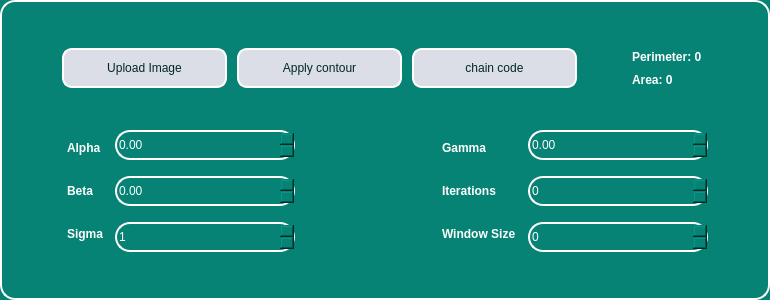
            <widget class="QFrame" name="framebig">
             <property name="sizePolicy">
              <sizepolicy hsizetype="Expanding" vsizetype="Maximum">
               <horstretch>0</horstretch>
               <verstretch>0</verstretch>
              </sizepolicy>
             </property>
             <property name="minimumSize">
              <size>
               <width>0</width>
               <height>300</height>
              </size>
             </property>
             <property name="maximumSize">
              <size>
               <width>16777215</width>
               <height>300</height>
              </size>
             </property>
             <property name="styleSheet">
              <string notr="true">background-color: rgb(37, 42, 64);
background-color: rgb(6,131,116,255);

color: rgb(255, 255, 255);
border-radius: 15px;
box-shadow : 0px 4px 20px rgba(0, 0, 0, 0.6);
border : 2px solid rgb(255, 255, 255); </string>
             </property>
             <property name="frameShape">
              <enum>QFrame::StyledPanel</enum>
             </property>
             <property name="frameShadow">
              <enum>QFrame::Raised</enum>
             </property>
             <layout class="QGridLayout" name="gridLayout_5">
              <property name="leftMargin">
               <number>20</number>
              </property>
              <property name="rightMargin">
               <number>20</number>
              </property>
              <item row="0" column="1" colspan="5">
               <layout class="QHBoxLayout" name="horizontalLayout_3">
                <property name="spacing">
                 <number>10</number>
                </property>
                <item>
                 <widget class="QPushButton" name="upload_image_contour">
                  <property name="sizePolicy">
                   <sizepolicy hsizetype="Preferred" vsizetype="Fixed">
                    <horstretch>0</horstretch>
                    <verstretch>0</verstretch>
                   </sizepolicy>
                  </property>
                  <property name="minimumSize">
                   <size>
                    <width>165</width>
                    <height>40</height>
                   </size>
                  </property>
                  <property name="maximumSize">
                   <size>
                    <width>200</width>
                    <height>16777215</height>
                   </size>
                  </property>
                  <property name="cursor">
                   <cursorShape>OpenHandCursor</cursorShape>
                  </property>
                  <property name="styleSheet">
                   <string notr="true">font: italic 10pt &quot;Georgia&quot;;
background-color: rgb(57, 143, 252);
background-color: rgb(219,222,230);

color: rgb(255, 255, 255);
color: rgb(2, 39, 35);
buttoon-shadow: 2px 2px 5px rgb(0, 0, 0);
border-radius: 10px;</string>
                  </property>
                  <property name="text">
                   <string>Upload Image</string>
                  </property>
                 </widget>
                </item>
                <item>
                 <widget class="QPushButton" name="apply_contour_button">
                  <property name="sizePolicy">
                   <sizepolicy hsizetype="Preferred" vsizetype="Fixed">
                    <horstretch>0</horstretch>
                    <verstretch>0</verstretch>
                   </sizepolicy>
                  </property>
                  <property name="minimumSize">
                   <size>
                    <width>165</width>
                    <height>40</height>
                   </size>
                  </property>
                  <property name="maximumSize">
                   <size>
                    <width>200</width>
                    <height>16777215</height>
                   </size>
                  </property>
                  <property name="cursor">
                   <cursorShape>OpenHandCursor</cursorShape>
                  </property>
                  <property name="styleSheet">
                   <string notr="true">font: italic 10pt &quot;Georgia&quot;;
background-color: rgb(57, 143, 252);
background-color: rgb(219,222,230);

color: rgb(255, 255, 255);
color: rgb(2, 39, 35);
buttoon-shadow: 2px 2px 5px rgb(0, 0, 0);
border-radius: 10px;</string>
                  </property>
                  <property name="text">
                   <string>Apply contour</string>
                  </property>
                 </widget>
                </item>
                <item>
                 <widget class="QPushButton" name="chaincode_button">
                  <property name="minimumSize">
                   <size>
                    <width>165</width>
                    <height>40</height>
                   </size>
                  </property>
                  <property name="maximumSize">
                   <size>
                    <width>80</width>
                    <height>16777215</height>
                   </size>
                  </property>
                  <property name="cursor">
                   <cursorShape>OpenHandCursor</cursorShape>
                  </property>
                  <property name="styleSheet">
                   <string notr="true">font: italic 10pt &quot;Georgia&quot;;
background-color: rgb(57, 143, 252);
background-color: rgb(219,222,230);

color: rgb(255, 255, 255);
color: rgb(2, 39, 35);
buttoon-shadow: 2px 2px 5px rgb(0, 0, 0);
border-radius: 10px;</string>
                  </property>
                  <property name="text">
                   <string>chain code</string>
                  </property>
                 </widget>
                </item>
                <item>
                 <spacer name="horizontalSpacer_5">
                  <property name="orientation">
                   <enum>Qt::Horizontal</enum>
                  </property>
                  <property name="sizeHint" stdset="0">
                   <size>
                    <width>40</width>
                    <height>20</height>
                   </size>
                  </property>
                 </spacer>
                </item>
                <item>
                 <layout class="QVBoxLayout" name="verticalLayout_11">
                  <property name="spacing">
                   <number>5</number>
                  </property>
                  <item>
                   <widget class="QLabel" name="perimeter_label">
                    <property name="sizePolicy">
                     <sizepolicy hsizetype="Fixed" vsizetype="Fixed">
                      <horstretch>0</horstretch>
                      <verstretch>0</verstretch>
                     </sizepolicy>
                    </property>
                    <property name="styleSheet">
                     <string notr="true">color: rgb(255, 255, 255);
font: 10pt &quot;MS Shell Dlg 2&quot;;
border : 2px solid rgb(6,131,116,255);
font-weight: bold;</string>
                    </property>
                    <property name="text">
                     <string>Perimeter: 0</string>
                    </property>
                   </widget>
                  </item>
                  <item>
                   <widget class="QLabel" name="area_label">
                    <property name="sizePolicy">
                     <sizepolicy hsizetype="Fixed" vsizetype="Fixed">
                      <horstretch>0</horstretch>
                      <verstretch>0</verstretch>
                     </sizepolicy>
                    </property>
                    <property name="styleSheet">
                     <string notr="true">color: rgb(255, 255, 255);
font: 10pt &quot;MS Shell Dlg 2&quot;;
border : 2px solid rgb(6,131,116,255);
font-weight: bold;</string>
                    </property>
                    <property name="text">
                     <string>Area: 0</string>
                    </property>
                   </widget>
                  </item>
                 </layout>
                </item>
               </layout>
              </item>
              <item row="3" column="2">
               <layout class="QVBoxLayout" name="verticalLayout_8">
                <property name="spacing">
                 <number>16</number>
                </property>
                <item>
                 <widget class="QDoubleSpinBox" name="alpha_snake">
                  <property name="minimumSize">
                   <size>
                    <width>180</width>
                    <height>30</height>
                   </size>
                  </property>
                  <property name="minimum">
                   <double>0.000000000000000</double>
                  </property>
                 </widget>
                </item>
                <item>
                 <widget class="QDoubleSpinBox" name="beta_snake">
                  <property name="minimumSize">
                   <size>
                    <width>0</width>
                    <height>30</height>
                   </size>
                  </property>
                  <property name="minimum">
                   <double>0.000000000000000</double>
                  </property>
                 </widget>
                </item>
                <item>
                 <widget class="QSpinBox" name="sigma_snake">
                  <property name="minimumSize">
                   <size>
                    <width>0</width>
                    <height>30</height>
                   </size>
                  </property>
                  <property name="minimum">
                   <number>1</number>
                  </property>
                  <property name="maximum">
                   <number>100</number>
                  </property>
                 </widget>
                </item>
               </layout>
              </item>
              <item row="3" column="5">
               <layout class="QVBoxLayout" name="verticalLayout_10">
                <property name="spacing">
                 <number>16</number>
                </property>
                <item>
                 <widget class="QDoubleSpinBox" name="gamma_snake">
                  <property name="minimumSize">
                   <size>
                    <width>180</width>
                    <height>30</height>
                   </size>
                  </property>
                  <property name="styleSheet">
                   <string notr="true"/>
                  </property>
                 </widget>
                </item>
                <item>
                 <widget class="QSpinBox" name="iterations_snake">
                  <property name="minimumSize">
                   <size>
                    <width>0</width>
                    <height>30</height>
                   </size>
                  </property>
                  <property name="maximum">
                   <number>1000</number>
                  </property>
                 </widget>
                </item>
                <item>
                 <widget class="QSpinBox" name="window_size_snake">
                  <property name="minimumSize">
                   <size>
                    <width>0</width>
                    <height>30</height>
                   </size>
                  </property>
                 </widget>
                </item>
               </layout>
              </item>
              <item row="3" column="1">
               <layout class="QVBoxLayout" name="verticalLayout_4">
                <property name="spacing">
                 <number>16</number>
                </property>
                <item>
                 <widget class="QLabel" name="label_21">
                  <property name="sizePolicy">
                   <sizepolicy hsizetype="Fixed" vsizetype="Fixed">
                    <horstretch>0</horstretch>
                    <verstretch>0</verstretch>
                   </sizepolicy>
                  </property>
                  <property name="styleSheet">
                   <string notr="true">color: rgb(255, 255, 255);
font: 10pt &quot;MS Shell Dlg 2&quot;;
border : 2px solid rgb(6,131,116,255);
font-weight: bold;</string>
                  </property>
                  <property name="text">
                   <string>Alpha</string>
                  </property>
                 </widget>
                </item>
                <item>
                 <widget class="QLabel" name="label_22">
                  <property name="sizePolicy">
                   <sizepolicy hsizetype="Fixed" vsizetype="Fixed">
                    <horstretch>0</horstretch>
                    <verstretch>0</verstretch>
                   </sizepolicy>
                  </property>
                  <property name="styleSheet">
                   <string notr="true">color: rgb(255, 255, 255);
font: 10pt &quot;MS Shell Dlg 2&quot;;
border : 2px solid rgb(6,131,116,255);
font-weight: bold;</string>
                  </property>
                  <property name="text">
                   <string>Beta</string>
                  </property>
                 </widget>
                </item>
                <item>
                 <widget class="QLabel" name="label_28">
                  <property name="sizePolicy">
                   <sizepolicy hsizetype="Fixed" vsizetype="Fixed">
                    <horstretch>0</horstretch>
                    <verstretch>0</verstretch>
                   </sizepolicy>
                  </property>
                  <property name="styleSheet">
                   <string notr="true">color: rgb(255, 255, 255);
font: 10pt &quot;MS Shell Dlg 2&quot;;
border : 2px solid rgb(6,131,116,255);
font-weight: bold;</string>
                  </property>
                  <property name="text">
                   <string>Sigma</string>
                  </property>
                 </widget>
                </item>
               </layout>
              </item>
              <item row="3" column="0">
               <spacer name="horizontalSpacer_3">
                <property name="orientation">
                 <enum>Qt::Horizontal</enum>
                </property>
                <property name="sizeHint" stdset="0">
                 <size>
                  <width>40</width>
                  <height>20</height>
                 </size>
                </property>
               </spacer>
              </item>
              <item row="3" column="4">
               <layout class="QVBoxLayout" name="verticalLayout_9">
                <property name="spacing">
                 <number>16</number>
                </property>
                <item>
                 <widget class="QLabel" name="label_23">
                  <property name="sizePolicy">
                   <sizepolicy hsizetype="Fixed" vsizetype="Fixed">
                    <horstretch>0</horstretch>
                    <verstretch>0</verstretch>
                   </sizepolicy>
                  </property>
                  <property name="styleSheet">
                   <string notr="true">color: rgb(255, 255, 255);
font: 10pt &quot;MS Shell Dlg 2&quot;;
border : 2px solid rgb(6,131,116,255);
font-weight: bold;</string>
                  </property>
                  <property name="text">
                   <string>Gamma</string>
                  </property>
                 </widget>
                </item>
                <item>
                 <widget class="QLabel" name="label_24">
                  <property name="sizePolicy">
                   <sizepolicy hsizetype="Fixed" vsizetype="Fixed">
                    <horstretch>0</horstretch>
                    <verstretch>0</verstretch>
                   </sizepolicy>
                  </property>
                  <property name="styleSheet">
                   <string notr="true">color: rgb(255, 255, 255);
font: 10pt &quot;MS Shell Dlg 2&quot;;
border : 2px solid rgb(6,131,116,255);
font-weight: bold;</string>
                  </property>
                  <property name="text">
                   <string>Iterations</string>
                  </property>
                 </widget>
                </item>
                <item>
                 <widget class="QLabel" name="label_27">
                  <property name="sizePolicy">
                   <sizepolicy hsizetype="Fixed" vsizetype="Fixed">
                    <horstretch>0</horstretch>
                    <verstretch>0</verstretch>
                   </sizepolicy>
                  </property>
                  <property name="styleSheet">
                   <string notr="true">color: rgb(255, 255, 255);
font: 10pt &quot;MS Shell Dlg 2&quot;;
border : 2px solid rgb(6,131,116,255);
font-weight: bold;</string>
                  </property>
                  <property name="text">
                   <string>Window Size</string>
                  </property>
                 </widget>
                </item>
               </layout>
              </item>
              <item row="3" column="3">
               <spacer name="horizontalSpacer_7">
                <property name="orientation">
                 <enum>Qt::Horizontal</enum>
                </property>
                <property name="sizeType">
                 <enum>QSizePolicy::Fixed</enum>
                </property>
                <property name="sizeHint" stdset="0">
                 <size>
                  <width>70</width>
                  <height>20</height>
                 </size>
                </property>
               </spacer>
              </item>
              <item row="3" column="6">
               <spacer name="horizontalSpacer_6">
                <property name="orientation">
                 <enum>Qt::Horizontal</enum>
                </property>
                <property name="sizeHint" stdset="0">
                 <size>
                  <width>40</width>
                  <height>20</height>
                 </size>
                </property>
               </spacer>
              </item>
             </layout>
            </widget>
